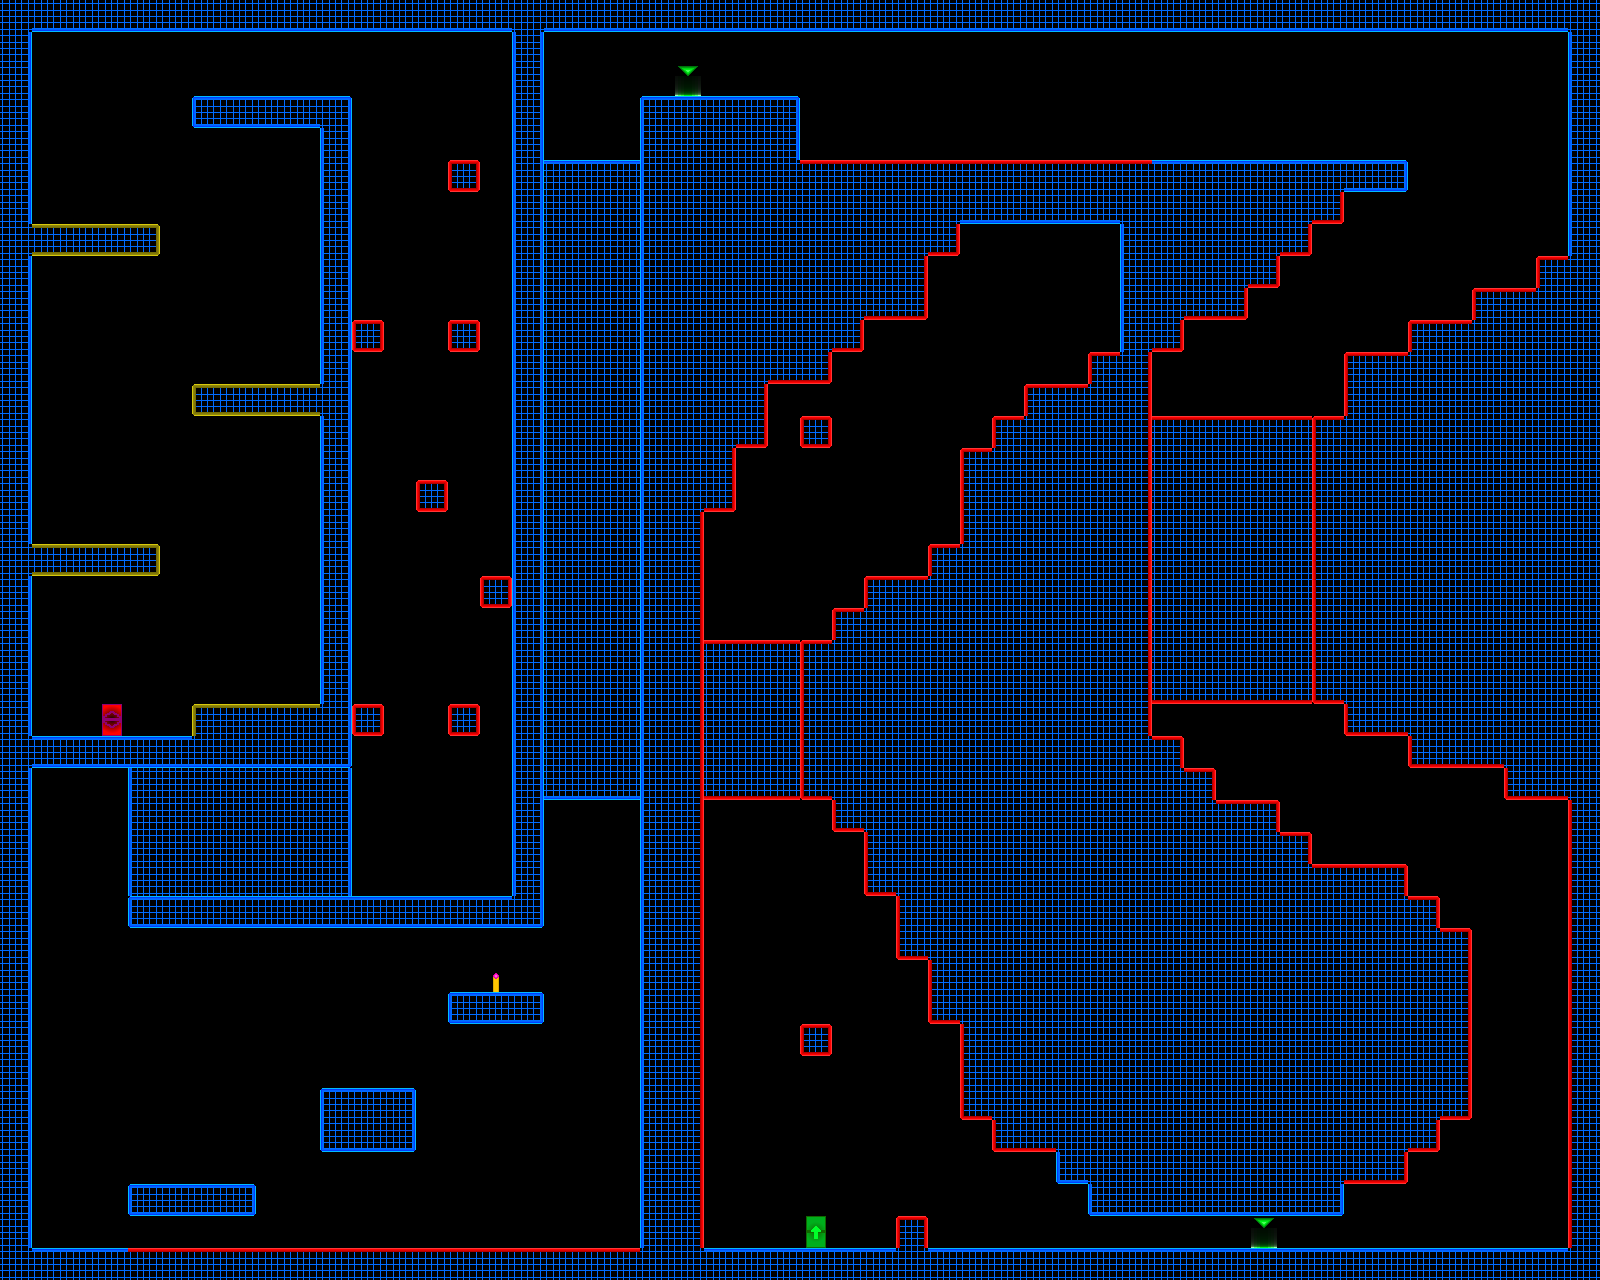

Below is a game level as drawn by its tile map, then a one-line description and the .tmx that defines it (tile-layer data replaced by summaries):
An orthogonal 50x40 tile map with 32x32 px tiles, 1 tile layer (Tile Layer 1) and 42 objects.

<map version="1.0" orientation="orthogonal" renderorder="right-down" width="50" height="40" tilewidth="32" tileheight="32" nextobjectid="44">
 <tileset firstgid="1" name="TestTile" tilewidth="32" tileheight="32" tilecount="117" columns="13">
  <image source="resources/tiles/TestTile.png" width="416" height="288" />
 </tileset>
 <layer name="Tile Layer 1" width="50" height="40">
  <data>[2000 cells, 1033 non-empty, 32 distinct tile ids]</data>
 </layer>
 <objectgroup name="Triggers">
  <object id="1" x="96" y="704" width="32" height="32">
   <properties>
    <property name="playerEntrance" value="" />
   </properties>
  </object>
  <object id="2" x="800" y="1216" width="32" height="32">
   <properties>
    <property name="playerExit" value="" />
   </properties>
  </object>
  <object id="3" x="768" y="64" width="32" height="32">
   <properties>
    <property name="ToggleGlitch" value="featherFalling" />
   </properties>
  </object>
  <object id="4" x="1184" y="1216" width="32" height="32">
   <properties>
    <property name="toggleGlitch" value="featherFalling, gravity" />
   </properties>
  </object>
  <object id="5" x="1152" y="416" width="160" height="288">
   <properties>
    <property name="GlitchedAnimation" value="" />
   </properties>
  </object>
  <object id="6" x="704" y="640" width="96" height="160">
   <properties>
    <property name="GlitchedAnimation" value="" />
   </properties>
  </object>
  <object id="7" x="128" y="768" width="224" height="128">
   <properties>
    <property name="GlitchedAnimation" value="" />
   </properties>
  </object>
  <object id="8" x="544" y="160" width="96" height="640">
   <properties>
    <property name="GlitchedAnimation" value="" />
   </properties>
  </object>
  <object id="9" x="32" y="1248" width="96" height="32">
   <properties>
    <property name="blocker" value="t" />
   </properties>
  </object>
  <object id="10" x="704" y="1248" width="864" height="32">
   <properties>
    <property name="blocker" value="t" />
   </properties>
  </object>
  <object id="11" x="1248" y="1216" width="32" height="32">
   <properties>
    <property name="CheckPoint" value="1" />
   </properties>
  </object>
  <object id="12" x="672" y="64" width="32" height="32">
   <properties>
    <property name="CheckPoint" value="1" />
   </properties>
  </object>
  <object id="13" x="128" y="896" width="384" height="32">
   <properties>
    <property name="blocker" value="tbl" />
   </properties>
  </object>
  <object id="14" x="512" y="896" width="32" height="32">
   <properties>
    <property name="blocker" value="br" />
   </properties>
  </object>
  <object id="15" x="512" y="32" width="32" height="864">
   <properties>
    <property name="blocker" value="lr" />
   </properties>
  </object>
  <object id="16" x="32" y="736" width="160" height="32">
   <properties>
    <property name="blocker" value="tb" />
   </properties>
  </object>
  <object id="17" x="320" y="128" width="32" height="608">
   <properties>
    <property name="blocker" value="lr" />
   </properties>
  </object>
  <object id="18" x="320" y="736" width="32" height="32">
   <properties>
    <property name="blocker" value="bl" />
   </properties>
  </object>
  <object id="19" x="192" y="736" width="128" height="32">
   <properties>
    <property name="blocker" value="b" />
   </properties>
  </object>
  <object id="20" x="320" y="96" width="32" height="32" />
  <object id="21" x="192" y="96" width="128" height="32">
   <properties>
    <property name="blocker" value="tbl" />
   </properties>
  </object>
  <object id="22" x="32" y="0" width="1536" height="32">
   <properties>
    <property name="blocker" value="b" />
   </properties>
  </object>
  <object id="23" x="0" y="32" width="32" height="1216">
   <properties>
    <property name="blocker" value="r" />
   </properties>
  </object>
  <object id="24" x="1568" y="32" width="32" height="224">
   <properties>
    <property name="blocker" value="l" />
   </properties>
  </object>
  <object id="25" x="128" y="1184" width="128" height="32">
   <properties>
    <property name="blocker" value="tblr" />
   </properties>
  </object>
  <object id="26" x="448" y="992" width="96" height="32">
   <properties>
    <property name="blocker" value="tblr" />
   </properties>
  </object>
  <object id="27" x="320" y="1088" width="96" height="64">
   <properties>
    <property name="blocker" value="tblr" />
   </properties>
  </object>
  <object id="28" x="448" y="160" width="32" height="32">
   <properties>
    <property name="deadly" value="tbrl" />
   </properties>
  </object>
  <object id="29" x="448" y="320" width="32" height="32">
   <properties>
    <property name="deadly" value="tbrl" />
   </properties>
  </object>
  <object id="30" x="352" y="320" width="32" height="32">
   <properties>
    <property name="deadly" value="tbrl" />
   </properties>
  </object>
  <object id="31" x="416" y="480" width="32" height="32">
   <properties>
    <property name="deadly" value="tbrl" />
   </properties>
  </object>
  <object id="32" x="480" y="576" width="32" height="32">
   <properties>
    <property name="deadly" value="tbrl" />
   </properties>
  </object>
  <object id="33" x="448" y="704" width="32" height="32">
   <properties>
    <property name="deadly" value="tbrl" />
   </properties>
  </object>
  <object id="34" x="352" y="704" width="32" height="32">
   <properties>
    <property name="deadly" value="tbrl" />
   </properties>
  </object>
  <object id="35" x="800" y="416" width="32" height="32">
   <properties>
    <property name="deadly" value="tbrl" />
   </properties>
  </object>
  <object id="36" x="800" y="1024" width="32" height="32">
   <properties>
    <property name="deadly" value="tbrl" />
   </properties>
  </object>
  <object id="37" x="896" y="1216" width="32" height="32">
   <properties>
    <property name="deadly" value="tbrl" />
   </properties>
  </object>
  <object id="38" x="640" y="160" width="32" height="1088">
   <properties>
    <property name="blocker" value="l" />
   </properties>
  </object>
  <object id="40" x="640" y="96" width="160" height="64">
   <properties>
    <property name="blocker" value="tlr" />
   </properties>
  </object>
  <object id="41" x="1152" y="160" width="256" height="32">
   <properties>
    <property name="blocker" value="tbr" />
   </properties>
  </object>
  <object id="42" x="800" y="160" width="352" height="32">
   <properties>
    <property name="deadly" value="t" />
   </properties>
  </object>
  <object id="43" x="128" y="1248" width="512" height="32">
   <properties>
    <property name="deadly" value="t" />
   </properties>
  </object>
 </objectgroup>
</map>
